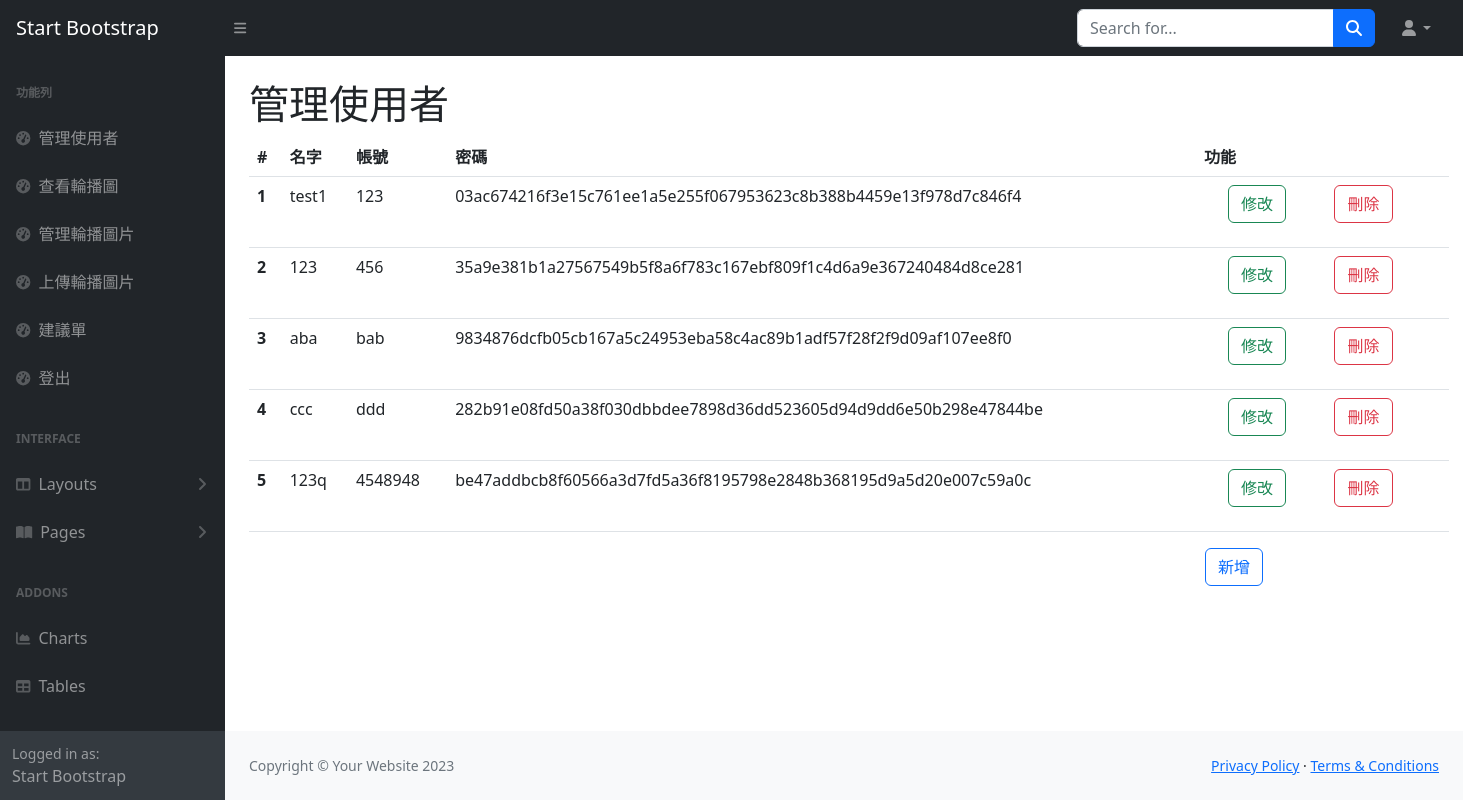
Screenshot of /users with the database file from the repository.
### tables this page shows
CREATE TABLE Users (id INTEGER PRIMARY KEY AUTOINCREMENT, name nvarchar (20), account nvarchar (40), password nvarchar (40));

### app.py (the view)
@app.route("/users")
def users():
    with get_db() as cur: #with get_db().cursor() as cur:
        cur.row_factory = sql.Row
        cur = cur.cursor() #上面的註解可以把這行省略
        cur.execute("select * from Users")
        data = cur.fetchall()
        cur.close()
    return render_template("users.html",data = data)

### app.py (called while the page is built)
def get_db():
    db = getattr(g, '_database', None)
    if db is None:
        db = g._database = sql.connect(DATABASE)
    return db

@app.teardown_appcontext
def close_connection(exception):
    db = getattr(g, '_database', None)
    if db is not None:
        db.close()

### templates/users.html (shortened to what this page needs)
{% extends "layout/back.html"%}
{%block main %}
<h1 class="mt-4">管理使用者</h1>
<table class="table" style="width: 1200px;">
    <thead>
      <tr>
        <th scope="col">#</th>
        <th scope="col">名字</th>
        <th scope="col">帳號</th>
        <th scope="col">密碼</th>
        <th scope="col">功能</th>
      </tr>
    </thead>
    <tbody>
        {%for i in range(data|length) %}
        <tr>
            <th scope="row">{{ i+1 }}</th>
            <td>{{ data[i].name }}</td>
            <td>{{ data[i].account }}</td>
            <td>{{ data[i].password }}</td>
            <td>
              <div class="row">
                <div class="col">
                  <a type="button" class="btn btn-outline-success mx-4" href="/edit/{{ data[i].id }}">修改</a>
                </div>
                <div class="col">
                  <form action="/deleteuser/{{ data[i].id }}" method="post">
                    <button class="btn btn-outline-danger" onclick="if(confirm('您確定要刪除嗎？')) return true;else return false">刪除</button>
                  </form>
              </div>
              </div>
            </td>
        </tr>
        {% endfor %}
    </tbody>
  </table>
<button type="button" class="btn btn-outline-primary" data-bs-toggle="modal" data-bs-target="#create" style="right: 200px;position: absolute;">
  新增
</button>
{% endblock %}

### rows the page displays
Users: name "test1", account "123", password "03ac674216f3e15c761ee1a5e255f067953623c8b388b4459e13f978d7c846f4"
Users: name "123", account "456", password "35a9e381b1a27567549b5f8a6f783c167ebf809f1c4d6a9e367240484d8ce281"
Users: name "aba", account "bab", password "9834876dcfb05cb167a5c24953eba58c4ac89b1adf57f28f2f9d09af107ee8f0"
Users: name "ccc", account "ddd", password "282b91e08fd50a38f030dbbdee7898d36dd523605d94d9dd6e50b298e47844be"
Users: name "123q", account "4548948", password "be47addbcb8f60566a3d7fd5a36f8195798e2848b368195d9a5d20e007c59a0c"

### other values shown
{{ i+1 }} "1" "2" "3" "4" "5"
